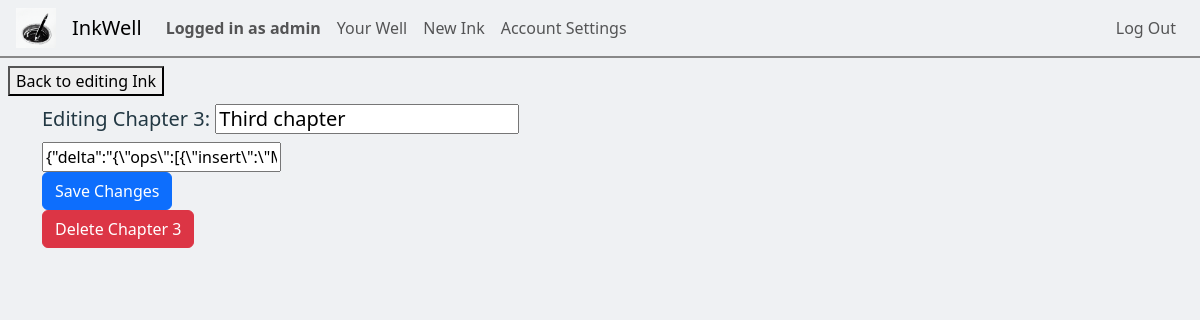
The app's page /edit_chapter/3/6 (signed in), older data.
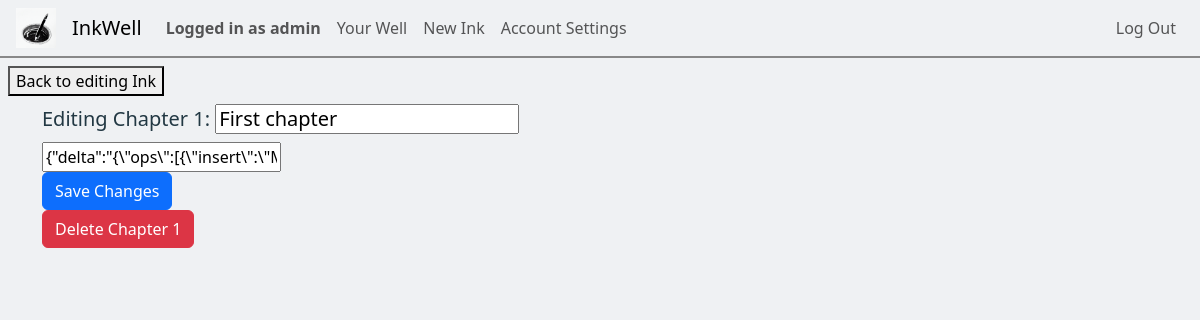
The same page, newer data.
### inkwell/models.py (models this page shows, shortened)
class Chapter(models.Model):
    chapterNumber = models.PositiveIntegerField(default=1)
    chapterTitle = models.CharField(max_length=64)
    chapterContents = QuillField()
    chapterInkOrigin = models.ForeignKey(Ink, on_delete=models.CASCADE, related_name="chapterInkOrigin", default="")

### inkwell/views.py (the view, shortened to what this page needs)
# urls.py: path('edit_chapter/<int:chapterID>/<int:inkID>', views.edit_chapter, name='edit_chapter'),
@login_required
def edit_chapter(request, chapterID, inkID):
    chapterInfo = Chapter.objects.get(id=chapterID)
    inkInfo = Ink.objects.get(id=inkID)
    initial_data = {
        "chapterTitle": chapterInfo.chapterTitle,
        "chapterContents": chapterInfo.chapterContents
    }
    form = ChapterForm(initial=initial_data)
    current_user = User.objects.get(pk=request.user.pk)
    editingAsCoAuthor = False
    if current_user != inkInfo.inkOwner:
        editingAsCoAuthor = True
    return render(request, "inkwell/edit_chapter.html", {
        "chapterInfo": chapterInfo,
        "inkID": inkID,
        "form": form,
        "editingAsCoAuthor": editingAsCoAuthor,
        "title": "Editing chapter"
    })

### inkwell/forms.py
class ChapterForm(forms.ModelForm):
    class Meta:
        model = Chapter
        fields = ('chapterTitle', 'chapterContents',)
        widgets = {
            'chapterContents': QuillWidget(),
        }

### inkwell/templates/inkwell/edit_chapter.html (shortened to what this page needs)
{% extends "inkwell/layout.html" %}
{% block body %}
    <a href="{% url 'edit_ink' inkID=inkID %}"><button class="backToInkView">Back to editing Ink</button></a>
    <div class="container">
        <form class="form" action="{% url 'edit_chapter' chapterID=chapterInfo.id inkID=inkID %}" method="post">
            <div>
                {% if editingAsCoAuthor %}
                    <h5>Editing Chapter {{ chapterInfo.chapterNumber }}: {{chapterInfo.chapterTitle}}</h5>
                {% else %}
                    <h5>Editing Chapter {{ chapterInfo.chapterNumber }}: {{form.chapterTitle}}</h5>
                {% endif %}
            </div>
            <div>
                {{form.chapterContents}}
            </div>
            <div>
                {% if editingAsCoAuthor %}
                    <button class="btn btn-primary" type="submit">Send co-author request</button>
                {% else %}
                    <button class="btn btn-primary" type="submit">Save Changes</button>
                {% endif %}
            </div>
        </form>
        {% if not editingAsCoAuthor %}
        <div>
            <button class="btn btn-danger" id="deleteChapterSwitch" type="button" onclick="deleteChapterSwitch()">Delete Chapter {{ chapterInfo.chapterNumber }}</button>
        </div>
        {% endif %}
    </div>
{% endblock%}

Row changes from the older to the newer data that the page shows:
changed Chapter: chapterNumber "3" → "1"; chapterTitle "Third chapter" → "First chapter"
